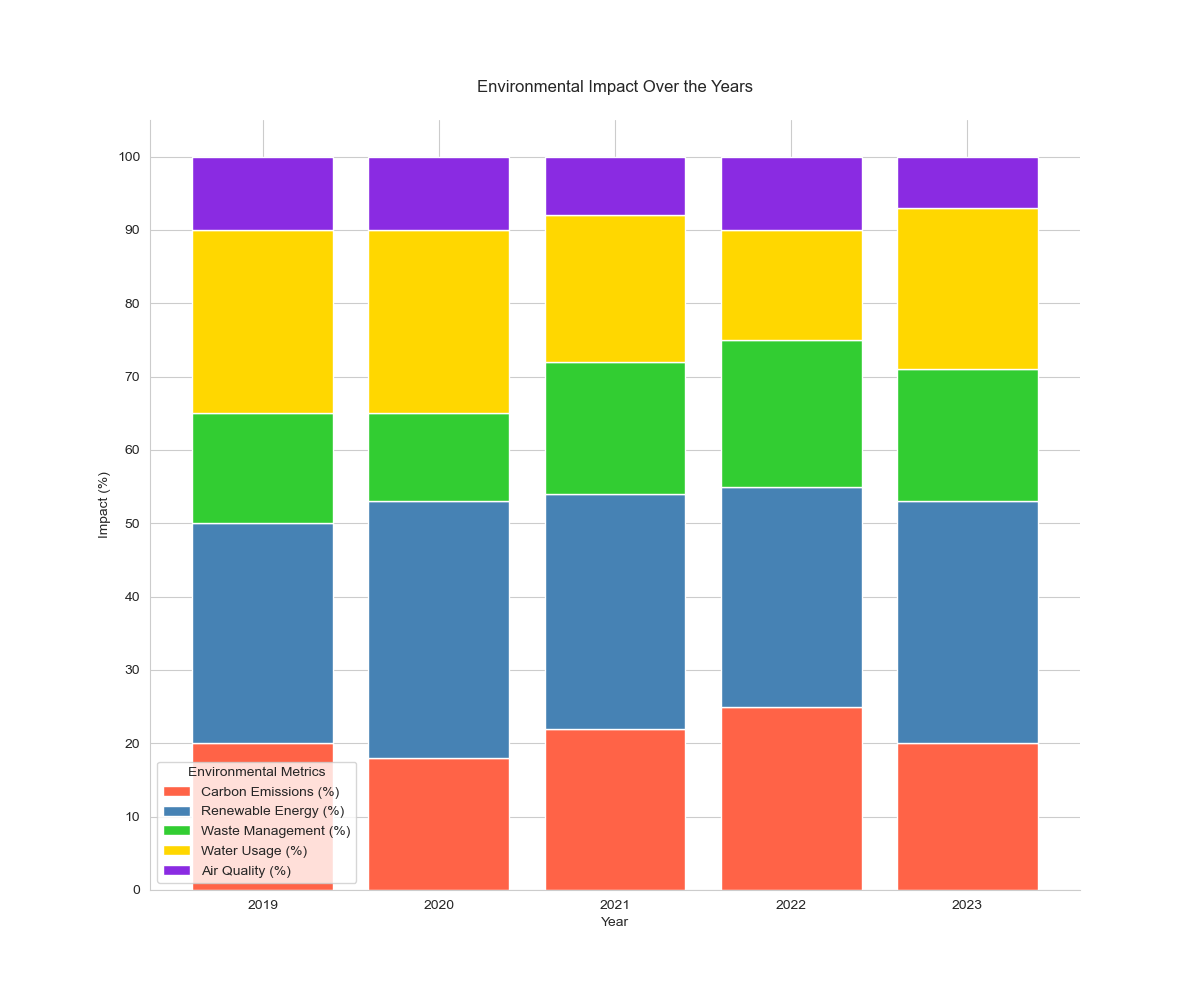

This figure's Python source:

import pandas as pd
import matplotlib.pyplot as plt
import seaborn as sns

# Input data
data = [
    {'Year': 2019, 'Carbon Emissions (%)': 20, 'Renewable Energy (%)': 30, 'Waste Management (%)': 15, 'Water Usage (%)': 25, 'Air Quality (%)': 10},
    {'Year': 2020, 'Carbon Emissions (%)': 18, 'Renewable Energy (%)': 35, 'Waste Management (%)': 12, 'Water Usage (%)': 25, 'Air Quality (%)': 10},
    {'Year': 2021, 'Carbon Emissions (%)': 22, 'Renewable Energy (%)': 32, 'Waste Management (%)': 18, 'Water Usage (%)': 20, 'Air Quality (%)': 8},
    {'Year': 2022, 'Carbon Emissions (%)': 25, 'Renewable Energy (%)': 30, 'Waste Management (%)': 20, 'Water Usage (%)': 15, 'Air Quality (%)': 10},
    {'Year': 2023, 'Carbon Emissions (%)': 20, 'Renewable Energy (%)': 33, 'Waste Management (%)': 18, 'Water Usage (%)': 22, 'Air Quality (%)': 7}
]

# Create a DataFrame
df = pd.DataFrame(data)

# Set the index to 'Year'
df.set_index('Year', inplace=True)

# Normalize data to 100%
df_normalized = df.div(df.sum(axis=1), axis=0) * 100

# Define colors for each stack
colors = ['#FF6347', '#4682B4', '#32CD32', '#FFD700', '#8A2BE2']

# Setup seaborn style
sns.set_style('whitegrid')

# Plotting
plt.figure(figsize=(12, 10))

# Creating the bar stacks
bottom = None
bar_width = 0.8
for (columnName, columnData), color in zip(df_normalized.iteritems(), colors):
    plt.bar(df_normalized.index, columnData, bottom=bottom, color=color, label=columnName, edgecolor='white', width=bar_width)
    bottom = columnData if bottom is None else bottom + columnData

# Add legend
plt.legend(title="Environmental Metrics")

# Formatting the plot
plt.title('Environmental Impact Over the Years', pad=20)
plt.xlabel('Year')
plt.ylabel('Impact (%)')
plt.yticks(range(0, 101, 10))
plt.xticks(df_normalized.index)
sns.despine()  # Remove the top and right spines

# Show the plot
plt.show()
